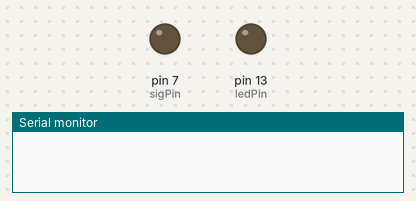
The sketch below on a simulated Arduino Uno, built with avr-gcc and run on an emulated ATmega328P. Shown: output pins drawn as LEDs (lit = HIGH), the last lines printed to the serial monitor.

Above: at 1.5 s.
At 6.7 s:
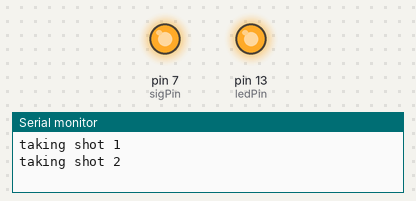
Timing chart, 0 to 8.1 s (numbered marks = the images above):
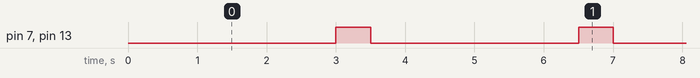

Measured:
- by itself, pin 7 (sigPin), pin 13 (ledPin): alternates HIGH for 0.50 s and LOW for 3.0 s, 20 changes in all, then stays LOW

The sketch:

example1.ino
```cpp
/**
 * CIID Experimental Imaging
 *
 * Example 1 : Intervelometer
 *  Controlling DSLR from Arduino using a relay
 *
 **/

/* VARS
 --------------------------------- */
//pin definitions
int ledPin = 13; // led indicator pin
int sigPin = 7;  // signal pin

long lastTrigger  = 0;     // time of last shot (ms)
int  triggerDelay = 3000;  // time between shots (ms)
int  shotsTaken   = 0;     // number shots taken
bool doneShooting = false; // stops when true
int  maxShots     = 10;    // max num of shots

/* SETUP
 --------------------------------- */
void setup() {

  Serial.begin(9600);

  //set pins as output
  pinMode(ledPin,OUTPUT);
  pinMode(sigPin, OUTPUT);

  //start with no voltage to output pins
  digitalWrite(ledPin, LOW);
  digitalWrite(sigPin, LOW);
}

/* LOOP
 --------------------------------- */
void loop() {

  // millis = time (in ms) since program started running
  // if last trigger great than delay, take another shot
  if(millis() - lastTrigger > triggerDelay && !doneShooting) {


    // print out the number of shots taken
    shotsTaken++;
    Serial.print("taking shot ");
    Serial.println(shotsTaken, DEC);

    // set pins to HIGH
    digitalWrite(sigPin, HIGH); // trip the relay
    digitalWrite(ledPin, HIGH); // led visual indicator

    delay(500); //pause briefly

    // set pins to LOW
    digitalWrite(sigPin, LOW); // trip the relay
    digitalWrite(ledPin, LOW); // led visual indicator

    lastTrigger = millis(); //record time of last shot
  }

  // if we've reach the max number of shots, stop shooting
  if(shotsTaken >= maxShots) {
    doneShooting = true;
  }
}
```
